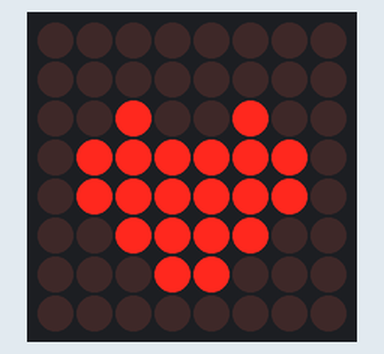
The sketch below on a simulated Arduino Uno, built with avr-gcc and run on an emulated ATmega328P. Parts: 8×8 LED matrix.

Above: at 0.1 s.
At 0.58 s:
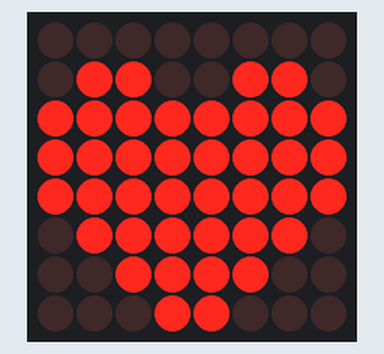

The sketch:

Heart-shaped_display_experiment.ino
```cpp
/*
 * Author: SMRAZA KEEN
 * Date:2016/6/29
 * IDE V1.6.9
 * Email:TechnicSmraza@outlook.com
 * Function:
 */
#include "LedControl.h"
LedControl lc=LedControl(12,11,10,1);
/* we always wait a bit between updates of the display */
unsigned long delaytime=100;
unsigned long delaytime1=2000;

void setup() {
  /*
   The MAX72XX is in power-saving mode on startup,
   we have to do a wakeup call
   */
  lc.shutdown(0,false);
  /* Set the brightness to a medium values */
  lc.setIntensity(0,8);
  /* and clear the display */
  lc.clearDisplay(0);
}
void heart_s()
{
   /* here is the data for the characters */
  byte hs[8]={
                B00000000,
                B00000000,
                B00100100,
                B01111110,
                B01111110,
                B00111100,
                B00011000,
                B00000000,
              };
   /* now display them one by one with a small delay */
  lc.setRow(0,0,hs[0]);
  lc.setRow(0,1,hs[1]);
  lc.setRow(0,2,hs[2]);
  lc.setRow(0,3,hs[3]);
  lc.setRow(0,4,hs[4]);
  lc.setRow(0,5,hs[5]);
  lc.setRow(0,6,hs[6]);
  lc.setRow(0,7,hs[7]);
  delay(delaytime);
  }
  void heart_b()
{
   /* here is the data for the characters */
  byte hb[8]={
                B00000000,
                B01100110,
                B11111111,
                B11111111,
                B11111111,
                B01111110,
                B00111100,
                B00011000,
              };

  /* now display them one by one with a small delay */
  lc.setRow(0,0,hb[0]);
  lc.setRow(0,1,hb[1]);
  lc.setRow(0,2,hb[2]);
  lc.setRow(0,3,hb[3]);
  lc.setRow(0,4,hb[4]);
  lc.setRow(0,5,hb[5]);
  lc.setRow(0,6,hb[6]);
  lc.setRow(0,7,hb[7]);
  delay(delaytime);
  }
void loop() {
  heart_s();
  delay(100);
  heart_b();
  lc.clearDisplay(0);
  delay(20);
}

//Here is the other animations

/*
This method will display the characters for the
word "Arduino" one after the other on the matrix.
(you need at least 5x7 leds to see the whole chars)
*/

void writeArduinoOnMatrix() {
  /* here is the data for the characters */
  byte a[5]={B01111110,
                    B10001000,
                    B10001000,
                    B10001000,
                    B01111110};
  byte r[5]={B00111110,
                    B00010000,
                    B00100000,
                    B00100000,
                    B00010000};
  byte d[5]={B00011100,
                    B00100010,
                    B00100010,
                    B00010010,
                    B11111110};
  byte u[5]={B00111100,
                    B00000010,
                    B00000010,
                    B00000100,
                    B00111110};
  byte i[5]={B00000000,
                    B00100010,
                    B10111110,
                    B00000010,
                    B00000000};
  byte n[5]={B00111110,
                    B00010000,
                    B00100000,
                    B00100000,
                    B00011110};
  byte o[5]={B00011100,B00100010,B00100010,B00100010,B00011100};

  /* now display them one by one with a small delay */
  lc.setRow(0,0,a[0]);
  lc.setRow(0,1,a[1]);
  lc.setRow(0,2,a[2]);
  lc.setRow(0,3,a[3]);
  lc.setRow(0,4,a[4]);
  delay(delaytime1);
  lc.setRow(0,0,r[0]);
  lc.setRow(0,1,r[1]);
  lc.setRow(0,2,r[2]);
  lc.setRow(0,3,r[3]);
  lc.setRow(0,4,r[4]);
  delay(delaytime1);
  lc.setRow(0,0,d[0]);
  lc.setRow(0,1,d[1]);
  lc.setRow(0,2,d[2]);
  lc.setRow(0,3,d[3]);
  lc.setRow(0,4,d[4]);
  delay(delaytime1);
  lc.setRow(0,0,u[0]);
  lc.setRow(0,1,u[1]);
  lc.setRow(0,2,u[2]);
  lc.setRow(0,3,u[3]);
  lc.setRow(0,4,u[4]);
  delay(delaytime1);
  lc.setRow(0,0,i[0]);
  lc.setRow(0,1,i[1]);
  lc.setRow(0,2,i[2]);
  lc.setRow(0,3,i[3]);
  lc.setRow(0,4,i[4]);
  delay(delaytime1);
  lc.setRow(0,0,n[0]);
  lc.setRow(0,1,n[1]);
  lc.setRow(0,2,n[2]);
  lc.setRow(0,3,n[3]);
  lc.setRow(0,4,n[4]);
  delay(delaytime1);
  lc.setRow(0,0,o[0]);
  lc.setRow(0,1,o[1]);
  lc.setRow(0,2,o[2]);
  lc.setRow(0,3,o[3]);
  lc.setRow(0,4,o[4]);
  delay(delaytime1);
  lc.setRow(0,0,0);
  lc.setRow(0,1,0);
  lc.setRow(0,2,0);
  lc.setRow(0,3,0);
  lc.setRow(0,4,0);
  delay(delaytime1);
}

/*
  This function lights up a some Leds in a row.
The pattern will be repeated on every row.
The pattern will blink along with the row-number.
row number 4 (index==3) will blink 4 times etc.
*/
void rows() {
  for(int row=0;row<8;row++)
  {
    delay(delaytime);
    lc.setRow(0,row,B10100000);
    delay(delaytime);
    lc.setRow(0,row,(byte)0);
    for(int i=0;i<row;i++) {
      delay(delaytime);
      lc.setRow(0,row,B10100000);
      delay(delaytime);
      lc.setRow(0,row,(byte)0);
    }
  }
}

/*
  This function lights up a some Leds in a column.
The pattern will be repeated on every column.
The pattern will blink along with the column-number.
column number 4 (index==3) will blink 4 times etc.
*/
void columns() {
  for(int col=0;col<8;col++) {
    delay(delaytime);
    lc.setColumn(0,col,B10100000);
    delay(delaytime);
    lc.setColumn(0,col,(byte)0);
    for(int i=0;i<col;i++) {
      delay(delaytime);
      lc.setColumn(0,col,B10100000);
      delay(delaytime);
      lc.setColumn(0,col,(byte)0);
    }
  }
}

/*
This function will light up every Led on the matrix.
The led will blink along with the row-number.
row number 4 (index==3) will blink 4 times etc.
*/
void single() {
  for(int row=0;row<8;row++)
  {
    for(int col=0;col<8;col++)
    {
      delay(delaytime);
      lc.setLed(0,row,col,true);
      delay(delaytime);
      for(int i=0;i<col;i++)
      {
        lc.setLed(0,row,col,false);
        delay(delaytime);
        lc.setLed(0,row,col,true);
        delay(delaytime);
      }
    }
  }
}
```
